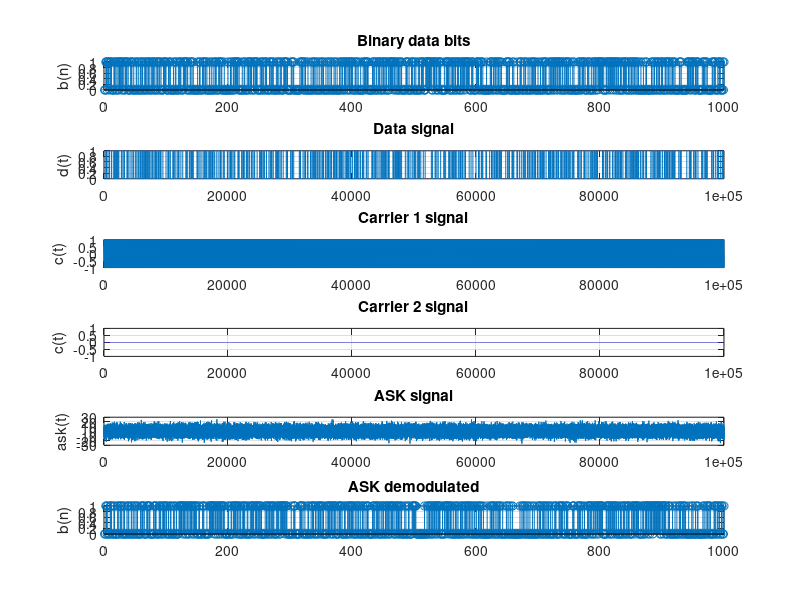
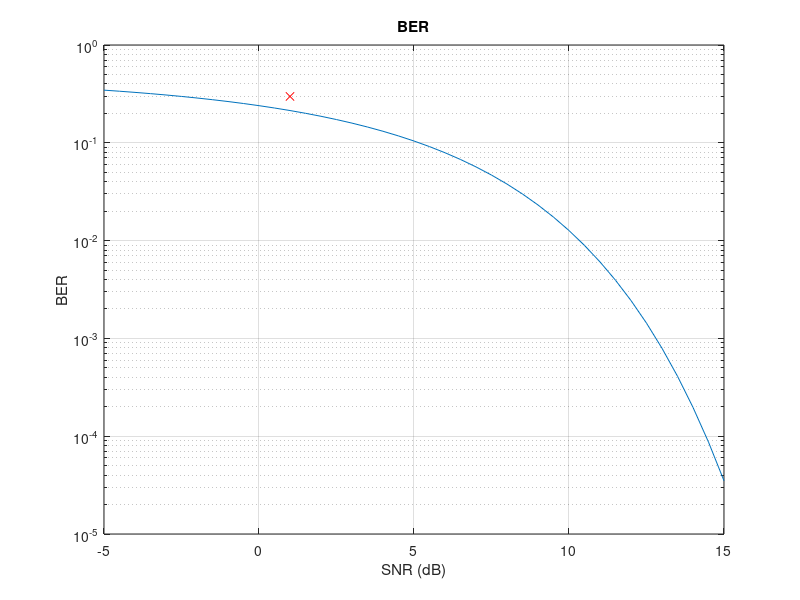

The MATLAB source for these figures, in order:
clc;
clear;
close all;

% Init
nb=1000;  % Number of bits
nsb=100;  % Number of samples per bit
ns=nsb*nb;  % Number of samples
Tb=100;  % Bit transmission time (s)
Eb=(1/2)*Tb;  % Engery per pit
Rb=1/Tb;  % Bit rate (bps)
Ac1=sqrt(2*Eb/Tb);  % Carrier 1 amplitude
fc1=2/Tb;  % Carrier 1 frequency (Hz)
pc1=0;  % Carrier 1 phase (rad)
Ac2=0;
fc2=0;
pc2=0;
t=linspace(0,Tb*nb,ns);  % Discrete time sequence [0; Tb*nb] (ns samples)
snr_db=1;  % Signal-to-noise ratio (dB)
snr=10^(snr_db/10);
N0=2*Eb/snr;  % Variance = N0/2

% Generate carrier signal
c1=Ac1*sin(2*pi*fc1*t+pc1);
c2=Ac2*sin(2*pi*fc2*t+pc2);

% Generate binary data bits
b=randi([0,1],1,nb);

% Generate data signal
d=repelem(b,nsb);  % Repeat each bit nsb times
d_inv=1-d;  % Inverse d

% Perform ASK modulation
ask1=c1.*d;
ask2=c2.*d_inv;
ask=ask1+ask2;

% Add white noise to signal
% ask=awgn(ask,snr_db,'measured');
n = sqrt(N0/2)*randn([1,length(ask)]);
ask=ask+n;

% Perform ASK demodulation
for i=1:nb
    ask_i=ask((i-1)*nsb+1:i*nsb);
    c1_i=c1((i-1)*nsb+1:i*nsb);
    c2_i=c2((i-1)*nsb+1:i*nsb);

    % Correlator
    I1=sum(ask_i.*c1_i);
    I2=sum(ask_i.*c2_i);
    E1=sum(c1_i.^2);
    E2=sum(c2_i.^2);

    % Decision device
    if I1-E1/2>I2-E2/2
        demod(i)=1;
    else
        demod(i)=0;
    end
end

% Init figs
fig1 = figure;
fig2 = figure;
figure(fig1);

% Plot binary data bits
subplot(6,1,1);stem(b);
title('Binary data bits');ylabel('b(n)');grid on;

% Plot binary data signal
subplot(6,1,2);plot(t,d);
title('Data signal');ylabel('d(t)');grid on;

% Plot carrier 1 signal
subplot(6,1,3);plot(t,c1);
title('Carrier 1 signal');ylabel('c(t)');grid on;

% Plot carrier 2 signal
subplot(6,1,4);plot(t,c2);
title('Carrier 2 signal');ylabel('c(t)');grid on;

% Plot ASK signal
subplot(6,1,5);plot(t, ask);
title('ASK signal');ylabel('ask(t)');grid on;

% Plot demodulated
subplot(6,1,6);stem(demod);
title('ASK demodulated');ylabel('b(n)');grid on;

% Calculate bit error rate
[numBitErrs, BER] = biterr(b, demod);
fprintf("Number of Bit Errors: %d\nBit Error Rate: %f%%\n", numBitErrs, BER*100);

% Calculate theoretical bit error rate
fprintf("Bit Error Rate (Theory): %f%%\n", 0.5*erfc(sqrt(Eb)/2/sqrt(N0))*100);

% Plot BER
figure(fig2);
x_db = -5:0.5:15;
y = 0.5*erfc(sqrt(10.^(x_db/10))/2);
semilogy(x_db,y);
title('BER');xlabel('SNR (dB)');ylabel('BER');grid on; hold on;
plot(snr_db,BER,'rx');
